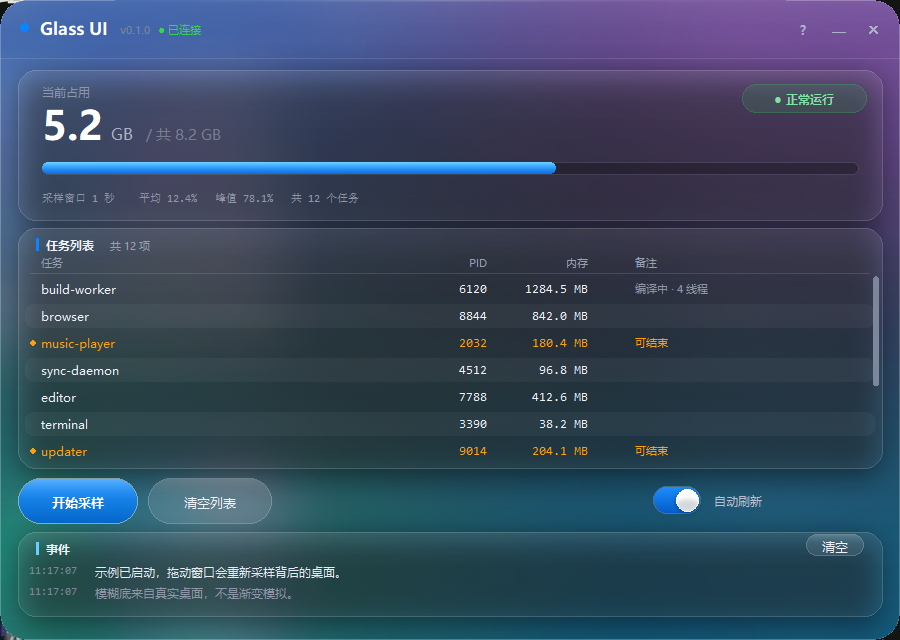

Source code (Python):
# -*- coding: utf-8 -*-
"""glass-ui 最小示例：一块"系统概览"面板。

跑起来看效果：

    python examples/dashboard.py

不带参数时会弹出窗口；带 `--shot out.png` 则渲染后截图退出（用于核对布局）。

这个文件同时也是"怎么用这个库"的说明书，按顺序看 `build_ui` →
`glass_cards` → `glass_decorators` → `glass_slices` → `draw_chrome` 五个方法。
"""

import os
import sys
import time
import tkinter as tk
from tkinter import font as tkfont

sys.path.insert(0, os.path.dirname(os.path.dirname(os.path.abspath(__file__))))

from PIL import ImageGrab                                    # noqa: E402

from glass_ui import (C_ACCENT, C_CYAN, C_ORANGE, FONT_MONO,  # noqa: E402
                      FONT_UI, GlassButton, GlassLog, GlassTable,
                      GlassToggle, GlassWindow, IconButton, hairline,
                      pill_grad, rrect)
from glass_ui.compat import Image, ImageDraw                 # noqa: E402

APP_NAME = "Glass UI"
APP_VER = "0.1.0"

# 卡片矩形：(x, y, w, h)
CARD_HERO = (18, 70, 864, 150)
CARD_LIST = (18, 228, 864, 240)
CARD_LOG = (18, 532, 864, 84)
LIST_HEAD_H = 46
LOG_HEAD_H = 26
BTN_Y = 478
BTN_H = 46
HERO_BADGE = (742, 84, 124, 28)

COLS = (
    ("name", 0.00, 0.46, "w", "任务"),
    ("pid", 0.46, 0.56, "e", "PID"),
    ("mem", 0.56, 0.68, "e", "内存"),
    ("note", 0.72, 1.00, "w", "备注"),
)

# 假数据：写死是为了截图稳定。真项目里换成你自己的数据源。
ROWS = [
    ("build-worker", "6120", "1284.5 MB", "编译中 · 4 线程", None),
    ("browser", "8844", "842.0 MB", "", None),
    ("music-player", "2032", "180.4 MB", "可结束", "warn"),
    ("sync-daemon", "4512", "96.8 MB", "", None),
    ("editor", "7788", "412.6 MB", "", None),
    ("terminal", "3390", "38.2 MB", "", None),
    ("updater", "9014", "204.1 MB", "可结束", "warn"),
    ("shell-host", "1122", "88.7 MB", "", None),
    ("indexer", "5608", "310.2 MB", "", None),
    ("clipboard", "6620", "12.4 MB", "", None),
    ("notes", "7722", "64.9 MB", "", None),
    ("camera", "8801", "148.3 MB", "可结束", "warn"),
]


class Dashboard(GlassWindow):
    TITLE = f"{APP_NAME} {APP_VER}"
    WIN_W = 900
    WIN_H = 640

    def __init__(self, root, shot=False):
        self.pct = 63.0
        self.detail = "采样窗口 1 秒    平均 12.4%   峰值 78.1%   共 12 个任务"
        self._hero_img = None
        self._log_lines = []
        super().__init__(root, shot=shot, title=self.TITLE)

    # ----------------------------------------------------------- 1. 建界面
    def build_ui(self):
        self.make_canvas()

        # 排版用的字体度量：数值与单位要按真实宽度对齐，建一次复用
        self.f_num = tkfont.Font(family=FONT_UI, size=30, weight="bold")
        self.f_unit = tkfont.Font(family=FONT_UI, size=12)
        self.f_tot = tkfont.Font(family=FONT_UI, size=11)

        self.table = GlassTable(self, CARD_LIST[0] + 1,
                                CARD_LIST[1] + LIST_HEAD_H,
                                CARD_LIST[2] - 2,
                                CARD_LIST[3] - LIST_HEAD_H - 1)
        self.table.COLS = COLS
        # tag -> 颜色，库不关心 tag 叫什么
        self.table.ROW_FG = {"warn": C_ORANGE, "muted": "#949db0"}
        self.table.ROW_DOT = ("warn",)
        self.table.NOTE_FG = {"warn": C_ORANGE}
        for name, pid, mem, note, tag in ROWS:
            self.table.insert("", "end", iid=pid, tags=(tag or "normal",),
                              values=(name, pid, mem, note))

        self.logview = GlassLog(self, CARD_LOG[0] + 1, CARD_LOG[1] + LOG_HEAD_H,
                                CARD_LOG[2] - 2, CARD_LOG[3] - LOG_HEAD_H - 1)

        self.btn_run = GlassButton(self, "开始采样", self.do_run,
                                   18, BTN_Y, 120, BTN_H, "primary")
        self.btn_clear = GlassButton(self, "清空列表", self.do_clear,
                                     148, BTN_Y, 124, BTN_H, "ghost")

        # 卡片标题右上的小按钮必须在 build_ui 里就建好：
        # 如果等 draw_chrome 首次执行时才懒创建，rebuild_background 枚举
        # glass_slices() 的时候它还不在，切不到背景，会露出一个黑色方块。
        self.btn_clearlog = GlassButton(
            self, "清空", self.logview.clear,
            CARD_LOG[0] + CARD_LOG[2] - 76, CARD_LOG[1] + 2, 58, 22, "ghost")

        self.var_auto = tk.BooleanVar(value=True)
        self.toggle = GlassToggle(self, self.var_auto,
                                  self.win_w - 250, BTN_Y + 4, "自动刷新")

        self.btn_about = IconButton(self, "?", self.do_about,
                                    self.win_w - 112, 14)
        self.btn_min = IconButton(self, "—", self.minimize, self.win_w - 76, 14)
        self.btn_close = IconButton(self, "✕", self.close, self.win_w - 42, 14,
                                    danger=True)

    def on_ready(self):
        self.log("示例已启动，拖动窗口会重新采样背后的桌面。")
        self.log("模糊底来自真实桌面，不是渐变模拟。", "dim")

    # --------------------------------------------------- 2. 哪些是卡片
    def glass_cards(self):
        return [CARD_HERO, CARD_LIST, CARD_LOG]

    # ------------------------------------- 3. 需要 alpha 的静态层
    def glass_decorators(self):
        return [self._deco_hero]

    def _deco_hero(self, img):
        """主卡上的进度条凹槽 + 右上角徽章底。

        这两样都要半透明，Canvas 画不出来（会盖住玻璃底），
        必须画进底图 —— 也就是这个钩子的用途。
        """
        w, h = img.size
        x, y, cw, _ch = CARD_HERO

        layer = Image.new("RGBA", (w, h), (0, 0, 0, 0))
        d = ImageDraw.Draw(layer)
        d.rounded_rectangle([x + 24, y + 92, x + cw - 24, y + 104],
                            radius=6, fill=(0, 0, 0, 66),
                            outline=(255, 255, 255, 20), width=1)

        bx, by, bw, bh = HERO_BADGE
        d.rounded_rectangle([bx, by, bx + bw, by + bh], radius=bh / 2.0,
                            fill=(48, 209, 88, 34),
                            outline=(48, 209, 88, 88), width=1)
        return Image.alpha_composite(img, layer)

    # ------------------------------------------- 4. 哪些控件要背景切片
    def glass_slices(self):
        out = [
            (self.table, CARD_LIST[0] + 1, CARD_LIST[1] + LIST_HEAD_H,
             CARD_LIST[2] - 2, CARD_LIST[3] - LIST_HEAD_H - 1),
            (self.logview, CARD_LOG[0] + 1, CARD_LOG[1] + LOG_HEAD_H,
             CARD_LOG[2] - 2, CARD_LOG[3] - LOG_HEAD_H - 1),
        ]
        for b in (self.btn_run, self.btn_clear, self.btn_clearlog):
            out.append((b, b.x, b.y, b.w, b.h))
        for ic in (self.btn_about, self.btn_min, self.btn_close):
            out.append((ic, ic.x, ic.y, ic.size, ic.size))
        t = self.toggle
        out.append((t, t.cv.winfo_x(), t.cv.winfo_y(),
                    t.cv.winfo_width(), t.cv.winfo_height()))
        return out

    # ------------------------------------------------- 5. 画文字和交互
    def draw_chrome(self):
        cv = self.cv
        cv.delete("all")
        if self.bg_photo is not None:
            cv.create_image(0, 0, image=self.bg_photo, anchor="nw")

        self._draw_titlebar(cv)
        self._draw_hero(cv)
        self._draw_list_head(cv)
        self._draw_log_head(cv)

    def _draw_titlebar(self, cv):
        cv.create_oval(20, 23, 28, 31, fill=C_ACCENT, outline="")
        cv.create_text(40, 29, text="Glass UI", anchor="w", fill="#ffffff",
                       font=(FONT_UI, 13, "bold"))
        cv.create_text(120, 30, text=f"v{APP_VER}", anchor="w",
                       fill="#7d8698", font=(FONT_UI, 8))
        cv.create_text(158, 30, text="● 已连接", anchor="w", fill="#32d74b",
                       font=(FONT_UI, 8))

    def _draw_hero(self, cv):
        x, y, cw, _ch = CARD_HERO
        pad = 24

        cv.create_text(x + pad, y + 22, text="当前占用", anchor="w",
                       fill="#8e96a8", font=(FONT_UI, 9))

        f_num = self.f_num
        f_unit = self.f_unit
        f_tot = self.f_tot

        # 主数值先落，再用它真实的 bbox 右端接单位和总量。
        # 不要用 measure() 累加 —— 30pt 粗体下 measure 比实际渲染宽十几像素。
        base = y + 80
        num = f"{self.pct * 8.2 / 100:.1f}"
        it = cv.create_text(x + pad, base, text=num, anchor="sw",
                            fill="#ffffff", font=(FONT_UI, 30, "bold"))
        bb = cv.bbox(it)
        nx = (bb[2] if bb else x + pad + f_num.measure(num)) + 7

        # 不同字号要按基线对齐：anchor="sw" 对齐的是 bbox 底边，
        # 30pt 的 descent 比 12pt 大，直接对齐会让小字号整体偏高。
        drop = f_num.metrics("descent")
        it2 = cv.create_text(nx, base - drop + f_unit.metrics("descent"),
                             text="GB", anchor="sw", fill="#a9b2c5",
                             font=(FONT_UI, 12))
        bb2 = cv.bbox(it2)
        tx = (bb2[2] if bb2 else nx + f_unit.measure("GB")) + 12
        cv.create_text(tx, base - drop + f_tot.metrics("descent"),
                       text="/ 共 8.2 GB", anchor="sw", fill="#767f90",
                       font=(FONT_UI, 11))

        # 进度条：凹槽在底图里，这里只贴渐变填充
        px1, px2 = x + pad, x + cw - pad
        py, ph = y + 92, 12
        fill_w = max(float(ph), (px2 - px1) * self.pct / 100.0)
        self._hero_img = pill_grad(cv, px1, py, px1 + fill_w, py + ph,
                                   (74, 176, 255), (10, 116, 227), 0.12)

        cv.create_text(x + pad, y + 128, text=self.detail, anchor="w",
                       fill="#8e96a8", font=(FONT_MONO, 8))

        bx, by, bw, bh = HERO_BADGE
        cv.create_text(bx + bw / 2.0, by + bh / 2.0 + 1, text="● 正常运行",
                       anchor="center", fill="#7fe3a6",
                       font=(FONT_UI, 9, "bold"))

    def _draw_list_head(self, cv):
        x, y, cw, _ch = CARD_LIST
        rrect(cv, x + 18, y + 10, x + 21, y + 23, 1.5, fill=C_ACCENT,
              outline="")
        cv.create_text(x + 28, y + 17, text="任务列表", anchor="w",
                       fill="#eef2f9", font=(FONT_UI, 9, "bold"))
        cv.create_text(x + 92, y + 18, text=f"共 {len(ROWS)} 项", anchor="w",
                       fill="#98a1b4", font=(FONT_UI, 8))

        hy = y + LIST_HEAD_H - 11
        inner = cw - 2
        for key, a, b, anchor, label in COLS:
            x1 = x + 1 + 10 + (inner - 20) * a
            x2 = x + 1 + 10 + (inner - 20) * b
            if key == "name":
                tx, an = x1 + 12, "w"
            elif key == "note":
                tx, an = x1, "w"
            else:
                tx, an = x2 - 14, "e"
            cv.create_text(tx, hy, text=label, anchor=an, fill="#98a1b4",
                           font=(FONT_UI, 8))

        # 半透明分隔线：1px 高的 RGBA 贴图，Canvas 画不出真正的半透明线
        self._hair = hairline(cv, x + 12, y + LIST_HEAD_H - 1, cw - 24, 34)

    def _draw_log_head(self, cv):
        x, y, cw, _ch = CARD_LOG
        rrect(cv, x + 18, y + 10, x + 21, y + 23, 1.5, fill=C_CYAN, outline="")
        cv.create_text(x + 28, y + 17, text="事件", anchor="w",
                       fill="#eef2f9", font=(FONT_UI, 9, "bold"))

    # ------------------------------------------------------------- 交互
    def log(self, msg, tag=None):
        self.logview.push(msg, tag)

    def do_run(self):
        self.pct = min(98.0, self.pct + 7.5)
        self.detail = (f"采样窗口 1 秒    平均 {self.pct * 0.19:.1f}%    "
                       f"峰值 {min(99.9, self.pct * 1.24):.1f}%    "
                       f"共 {len(ROWS)} 个任务")
        self.draw_chrome()
        self.log(f"重新采样完成，当前占用 {self.pct:.1f}%", "ok")

    def do_clear(self):
        self.table.delete()
        self.log("列表已清空。", "dim")

    def do_about(self):
        self.info("关于这个示例",
                  "这是一份 glass-ui 的最小示例，界面里的模糊背景是对窗口后方"
                  "桌面的实时采样（BitBlt + 高斯模糊），不是渐变模拟。\n\n"
                  "卡片、按钮、开关、表格全部是自绘的：tkinter 原生控件由系统"
                  "绘制，做不出玻璃质感。\n\n"
                  "拖动窗口试试 —— 松手后会重新抓屏，玻璃后面的内容跟着变。")


def screenshot_mode(out_path):
    root = tk.Tk()
    app = Dashboard(root, shot=True)
    root.attributes("-topmost", True)
    app.rebuild_background()
    root.update_idletasks()
    for _ in range(60):
        root.update()
        time.sleep(0.03)
    try:
        # 截图前解除"排除自身"，否则抓到的是纯桌面
        app.set_capture_affinity(False)
        time.sleep(0.25)
        x, y = root.winfo_rootx(), root.winfo_rooty()
        bbox = (x, y, x + root.winfo_width(), y + root.winfo_height())
        ImageGrab.grab(bbox=bbox, all_screens=True).save(out_path)
        print("saved:", out_path, bbox)
    except Exception as e:
        print("screenshot failed:", repr(e))
    finally:
        root.destroy()


def main():
    try:
        import ctypes
        ctypes.windll.shcore.SetProcessDpiAwareness(1)
    except Exception:
        pass

    if "--shot" in sys.argv:
        i = sys.argv.index("--shot")
        out = sys.argv[i + 1] if len(sys.argv) > i + 1 else "dashboard.png"
        screenshot_mode(out)
        return

    root = tk.Tk()
    Dashboard(root).run()


if __name__ == "__main__":
    main()
